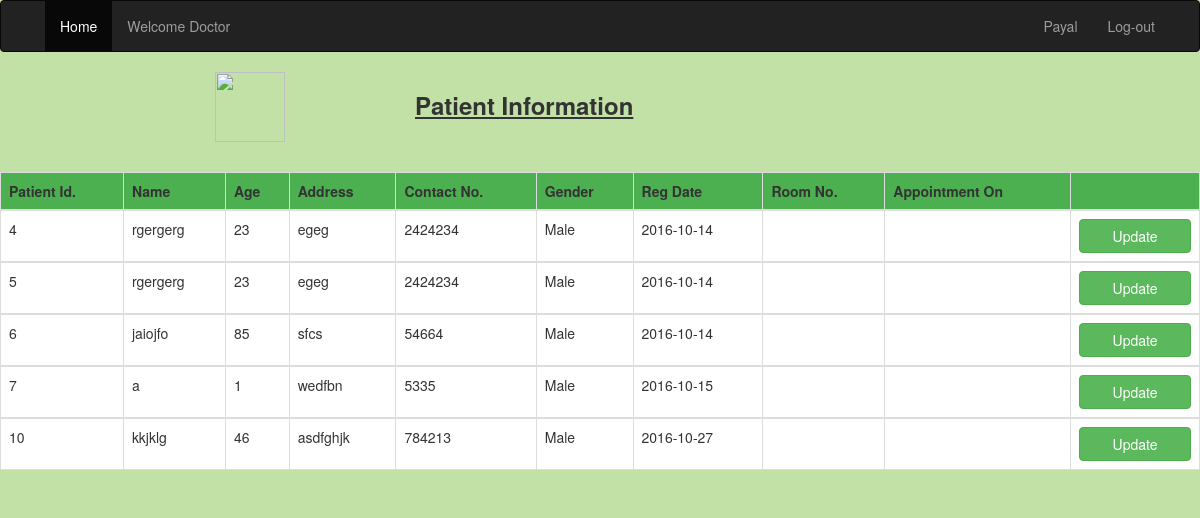
/doctor/pat_det.php (signed in), run on the app's committed database.
### tables this page shows
CREATE TABLE `doctor` (
  `doc_id` int(11) NOT NULL,
  `doc_name` varchar(500) NOT NULL,
  `doc_age` int(11) NOT NULL,
  `doc_contact` int(11) NOT NULL,
  `doc_password` varchar(500) NOT NULL,
  `doc_gender` varchar(50) NOT NULL,
  `doc_dept` varchar(50) NOT NULL
);

CREATE TABLE `patient_details` (
  `id` int(11) NOT NULL,
  `name` varchar(500) NOT NULL,
  `age` int(11) NOT NULL,
  `address` varchar(1000) NOT NULL,
  `contact` int(11) NOT NULL,
  `gender` varchar(10) NOT NULL,
  `reg_date` date NOT NULL,
  `doc_id` int(11) NOT NULL
);

### doctor/pat_det.php (the view, shortened to what this page needs)
<!DOCTYPE html>
<html lang="en">
<head>
  <link rel="stylesheet" href="../css/bootstrap.min.css">
</head>
<?php include("doc_nav.php"); ?>
<body style="background-color:#C1E1A6">
<body style="background-color:#C1E1A6">
<div class="container">
	<div class="row">
	      <div class="row">
	       <div class="col-lg-2">
	        </div>
	        <div class="col-lg-2">
	            <p> <img src="../image/download1.jpe" width="70px" height="70px">
	         </p>
	         </div>
	           <div class="col-lg-5">
	            <h3><b><u>Patient Information</u></b></h3></p>
	         </div>
	         </div> <br>
	         <div class="row">
	         	 <?php $id=$_SESSION['email'];
	         	 $query="select * from patient_details where doc_id='$id'";
	         	 $run=mysql_query($query);
	       ?>
	         	  <table class="table table-bordered">
			    <thead>
			      <tr>
			        <th>Patient Id.</th>
			        <th>Name</th>
			        <th>Age</th>
			        <th>Address</th>
			        <th>Contact No.</th>
			        <th>Gender</th>
			        <th>Reg Date</th>
			        <th>Room No.</th>
			        <th>Appointment On</th>
			        <th></th>
			      </tr>
			    </thead>
			 <tbody>
			 <?php
			   while($row=mysql_fetch_array($run))
	         	 {
	         	 	?>
	         	 	<tr>
	         	 	<td><?php echo $row[0]?></td>
	         	 	<td><?php echo $row[1]?></td>
	         	 	<td><?php echo $row[2]?></td>
	         	 	<td><?php echo $row[3]?></td>
	         	 	<td><?php echo $row[4]?></td>
	         	 	<td><?php echo $row[5]?></td>
	         	 	<td><?php echo $row[6]?></td>
	         	 	<td><?php echo $row[9]?></td>
	         	 	<td><?php echo $row[10]?></td>
	         	 	<td><a href="pat_det_update.php?var_id=<?php echo $row[0];?>" class="btn btn-success btn-block btn-responsive" role=button>Update</a></td>
	         	 	</tr>
	         	 	</tbody>
	         	 	<?php }?>
			   </table>
	         </div>
	         </div></div></body>

### doctor/doc_nav.php (shortened to what this page needs)
<nav class="navbar navbar-inverse ">
  <div class="container">
    <div class="collapse navbar-collapse" id="bs-example-navbar-collapse-1">
      <ul class="nav navbar-nav">
        <li class="active"><a href="pat_det.php">Home <span class="sr-only">(current)</span></a></li>
        <li><a>Welcome Doctor</a></li>
      </ul>
      <ul class="nav navbar-nav navbar-right">
        <li><a href="#"><?php include ('../includes/connection.php');
              $email=$_SESSION['email'];
              $query="select doc_name from doctor where doc_id='$email'";
              $run= mysql_query($query);
              while($rows=mysql_fetch_array($run)){
               echo $rows['doc_name'];
              }
              ?> </a></li>
        <li>
          <a href="logout.php">Log-out</a>
        </li>
      </ul>
    </div>
  </div>
</nav>

### doctor/pat_det.php (style rules this page uses)
th { background-color: #4CAF50; }
tr:nth-child(odd) { background: #FFF }

### data on the page
doctor: doc_name "Payal"
patient_details: id "4", name "rgergerg", age "23", address "egeg", contact "2424234", gender "Male", reg_date "2016-10-14"
patient_details: id "5", name "rgergerg", age "23", address "egeg", contact "2424234", gender "Male", reg_date "2016-10-14"
patient_details: id "6", name "jaiojfo", age "85", address "sfcs", contact "54664", gender "Male", reg_date "2016-10-14"
patient_details: id "7", name "a", age "1", address "wedfbn", contact "5335", gender "Male", reg_date "2016-10-15"
patient_details: id "10", name "kkjklg", age "46", address "asdfghjk", contact "784213", gender "Male", reg_date "2016-10-27"
